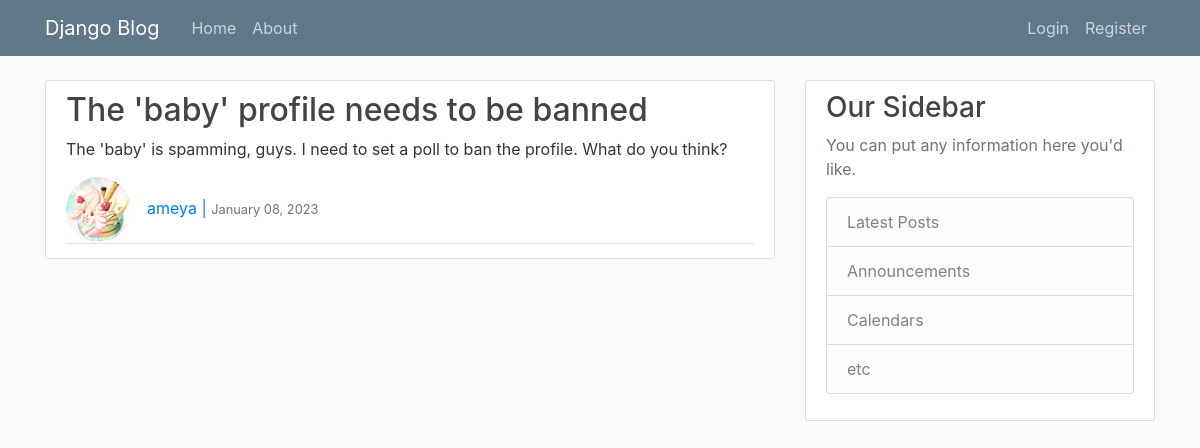
Screenshot of /blog/post/11/ with the database file from the repository.
### BlogApp/models.py (models this page shows, shortened)
class Post(models.Model):
    title = models.CharField(max_length = 100)
    content = models.TextField()
    date_created = models.DateTimeField(default=timezone.now) #on post creation, the default date and time in the timzeone will be set for the post.
    author = models.ForeignKey(User, on_delete=models.CASCADE) #User will have a one-many relation with Post

### UserApp/models.py (models this page shows, shortened)
class Profile(models.Model):
    user = models.OneToOneField(User, on_delete=models.CASCADE) #if the User is deleted the profile for the user will be gone. But not viceversa.
    image = models.ImageField(default='default.jpg', upload_to='profile_pics')

### BlogApp/views.py (the view)
# urls.py: path('post/<int:pk>/',PostDetailView.as_view(), name='post-detail'),
class PostDetailView(DetailView):
    model = Post
    template_name = 'Blog/post_detail.html'

### BlogApp/templates/Blog/post_detail.html (shortened to what this page needs)
{%extends 'Blog/base.html'%}
{%block content%}
<article class="media content-section">
    <div class="media-body">
      <h2 class = 'article-title'>{{ object.title }}</h2>
      <p class="article-content">{{ object.content }}</p>
      <div class="article-metadata">
        <a class="mr-2" href="{%url 'user-posts' object.author.username%}"><img class="rounded-circle article-img" src={{object.author.profile.image.url}} alt="User Profile Pic.">{{ object.author}} | <small class="text-muted">{{ object.date_created|date:"F d, Y"}}</small></a>
      </div>
    </div>
</article>
{%endblock content%}

### BlogApp/static/Blog/main.css (style rules this page uses)
body { background: #fafafa; color: #333333; margin-top: 5rem; }
h1, h2, h3, h4, h5, h6 { color: #444444; }
.content-section { background: #ffffff; padding: 10px 20px; border: 1px solid #dddddd; border-radius: 3px; margin-bottom: 20px; }
.article-title { color: #444444; }
.article-content { white-space: pre-line; }
.article-img { height: 65px; width: 65px; margin-right: 16px; }
.article-metadata { padding-bottom: 1px; margin-bottom: 4px; border-bottom: 1px solid #e3e3e3 }

### rows the page displays
Post: title "The 'baby' profile needs to be banned", content "The 'baby' is spamming, guys. I need to set a poll to ban the profile. What do you think?", author.profile.image (picture), author "ameya", date_created "January 08, 2023"
